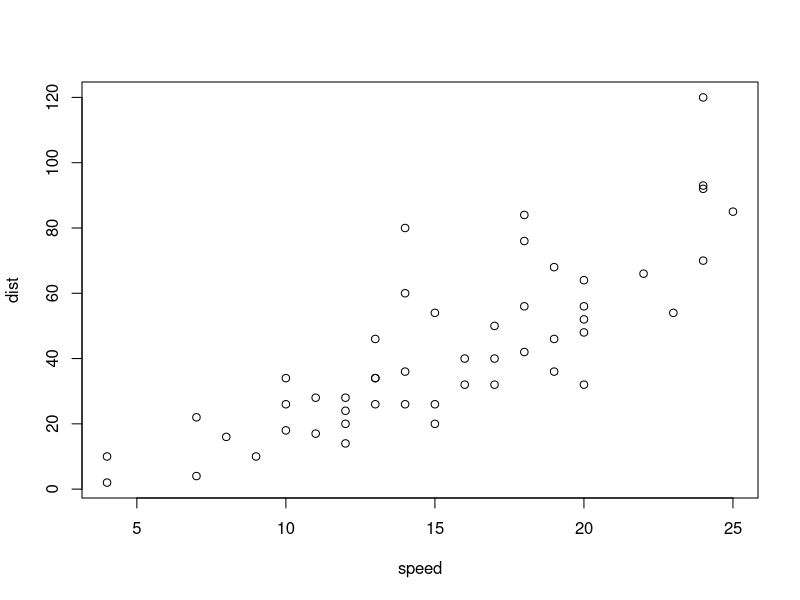
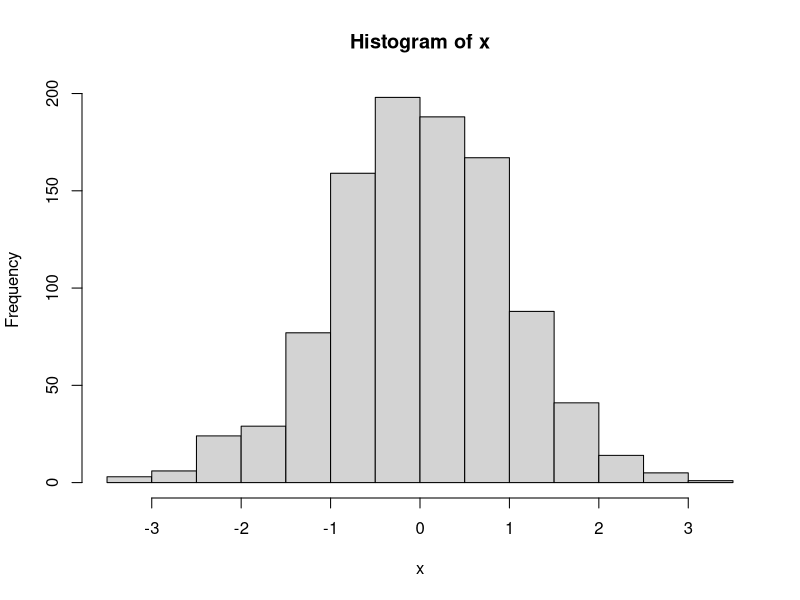

Recreate these plots in R, in order.
## ---- chunk 1
summary(cars)
## ---- chunk 2
plot(cars)
## ---- chunk 3
x <- rnorm(1000, 0, 1)
hist(x)
